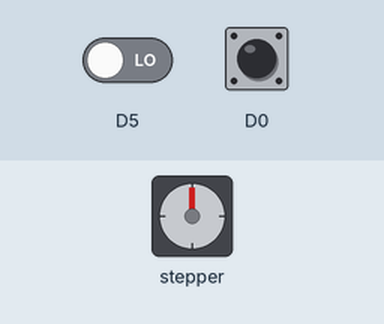
Simulated run of this sketch. Board: ESP8266 (NodeMCU). On the bench: stepper motor. Inputs (shaded band) come from the test bench; at power-on: D0 HIGH, D5 LOW. WiFi joins after 1.5 s; servers stay silent unless stated; stepper angles assume 2048 steps per turn; what the sketch prints to the serial monitor is not drawn.

Above: at 2.7 s.
2.8 s: D0 driven LOW
4.3 s: D5 driven HIGH
At 6.77 s:
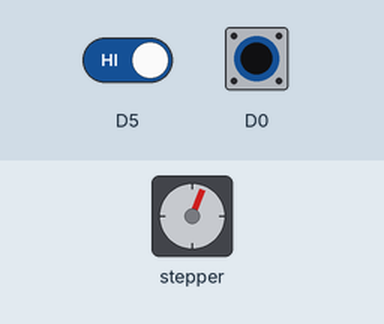
10.3 s: D0 pulsed HIGH 5 times (0.12 s each, 0.3 s apart)
At 14.17 s:
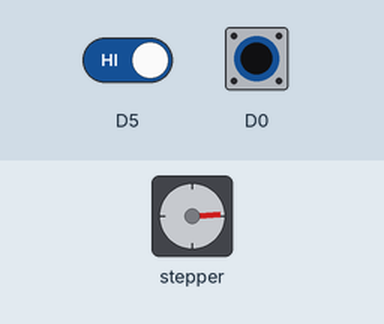
At 15.5 s:
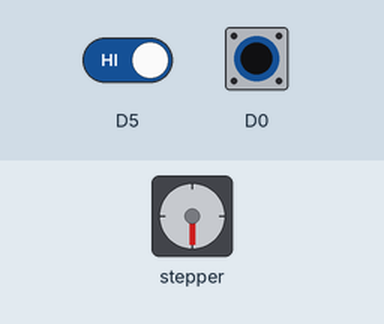
Timing chart, 0 to 18.6 s (numbered marks = the images above; inputs shaded):
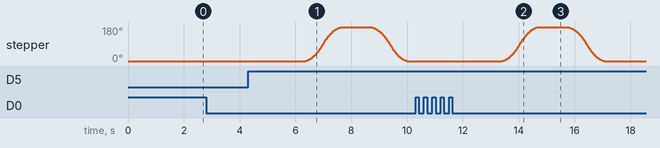

The sketch:

dialogi_stepper_slave_wifi.ino
```cpp
// Είναι ο πάνω stepper για το μέταλλο


#include <ESP8266WiFi.h>
#include <WiFiClient.h>


// https://circuitdigest.com/microcontroller-projects/arduino-stepper-motor-control-tutorial
// https://randomnerdtutorials.com/esp8266-nodemcu-stepper-motor-28byj-48-uln2003/


///watch video for details of lines below
//static const uint8_t D0   = 16;
//static const uint8_t D1   = 5;
//static const uint8_t D2   = 4;
//static const uint8_t D3   = 0;
//static const uint8_t D4   = 2;
//static const uint8_t D5   = 14;
//static const uint8_t D6   = 12;
//static const uint8_t D7   = 13;
//static const uint8_t D8   = 15;
//static const uint8_t D9   = 3;
//static const uint8_t D10  = 1;


//
//
//
#include <AccelStepper.h>  // την εγκαθηστώ από τις βιβλιοθήκες

const int stepsPerRevolution = 2048;  // change this to fit the number of steps per revolution

// ULN2003 Motor Driver Pins για τα μέταλλα
#define IN_UP_1 5
#define IN_UP_2 4
#define IN_UP_3 0
#define IN_UP_4 2

int detectOnce = 0; // flag Όταν εντοπίσει υλικό να μην μπαίνει συνέχεια στη ρουτίνα
int metal = 0;      // flag Όταν εντοπίσει μέταλλο γίνεται 1
int count = 0;      // Δημιουργείμια καθυστέρηση στην επιλογή του μετάλλου. Αν εξαντληθεί δεν είναι μέταλλο

// initialize the stepper library
AccelStepper stepper_pano(AccelStepper::HALF4WIRE, IN_UP_1, IN_UP_3, IN_UP_2, IN_UP_4);
//
//
//


//Ip of the Host(Our Case esp8266-01 as server. Its the ip of the esp8266-01 as Access point)
const char* host = "192.168.4.1";

void setup() {
  Serial.begin(115200);          //Baud Rate for Communication
  delay(10);                     //Baud rate prper initialization
  pinMode(D5,INPUT);             //Pin D5 Έλεγχος για μέταλλο


  WiFi.mode(WIFI_STA);           //NodeMcu esp12E in station mode
  WiFi.begin("ESP_D54736");      //Connect to this SSID. In our case esp-01 SSID.

  while (WiFi.status() != WL_CONNECTED) {      //Wait for getting IP assigned by Access Point/ DHCP.
  //Our case  esp-01 as Access point will assign IP to nodemcu esp12E.
    delay(500);
    Serial.print(".");
  }
  Serial.println("");
  Serial.println("WiFi connected");
  Serial.println("IP address: ");
  Serial.println(WiFi.localIP());             //Check out the Ip assigned by the esp12E

  // set the speed and acceleration
  stepper_pano.setMaxSpeed(2000);
  stepper_pano.setAcceleration(2000);

}

void loop() {
    if ((digitalRead(D0) == 0) && (detectOnce ==0)) {
        Serial.println("Detect");
        detectOnce =1;

        metal = 0;
        count = 0;
        Serial.println("------------------");
        while (metal == 0 && count < 6000) {   //Εντοπίζει αν είναι μέταλλο ή όχι
        Serial.println(count);
            metal = digitalRead(D5);
            count++;
        }

        if(count < 5999) {  //Βρέθηκε το μέταλλο
              delay(2000);
              Serial.println("1024");             // το αδειάζει στα μέταλλα
              stepper_pano.runToNewPosition(1024);
              delay(1000);
              Serial.println("0");
              stepper_pano.runToNewPosition(0);
              delay(1000);
        }
        else
        {
              Serial.println("-1024");            // το οδηγεί στην επόμενη διαλογή
              stepper_pano.runToNewPosition(-1024);
              delay(1000);
              Serial.println("0");
              stepper_pano.runToNewPosition(0);
              delay(1000);

              Serial.print("connecting to ");   // κάνει σύνδεση στο άλλο esp
              Serial.println(host);
              // Use WiFiClient class to create TCP connections
              WiFiClient client;
              const int httpPort = 80;
                if (!client.connect("192.168.4.1", httpPort)) {
                  Serial.println("connection failed");
                  return;
                   }
              //Request to server to activate the led
              client.print(String("GET ") +"/Led"+" HTTP/1.1\r\n" +    // εισοποιεί το άλλο esp
                           "Host: " + host + "\r\n" +
                           "Connection: close\r\n\r\n");
              delay(10);
              // Read all the lines of the reply from server and print them to Serial Monitor etc
              while(client.available()){
                String line = client.readStringUntil('\r');
                Serial.print(line);
              }
              //Close the Connection. Automatically
              Serial.println();
              Serial.println("closing connection");

        }//End if
    }
    if (digitalRead(D0) == 1) {
        Serial.println("No ");
        detectOnce =0;
    }


    delay(100);

}//End Loop
```

Measured:
- after the input at 10.3 s, stepper: turns 180° clockwise in 1.3 s, then 180° counter-clockwise in 1.3 s
